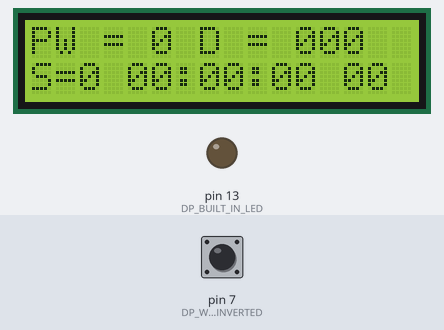
Simulated run of this sketch. Board: Arduino Uno, built with avr-gcc and run on an emulated ATmega328P. On the bench: 16×2 character LCD, output pins drawn as LEDs (lit = HIGH). Inputs (shaded band) come from the test bench; at power-on: pin 7 (DP_WWVB_INVERTED) HIGH.

Above: at 1.6 s.
1.7 s: pin 7 (DP_WWVB_INVERTED) pulled LOW for 0.15 s
At 2.5 s:
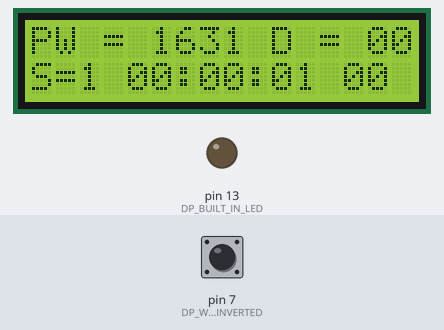
4.5 s: pin 7 (DP_WWVB_INVERTED) pulled LOW for 1 s
At 5.8 s:
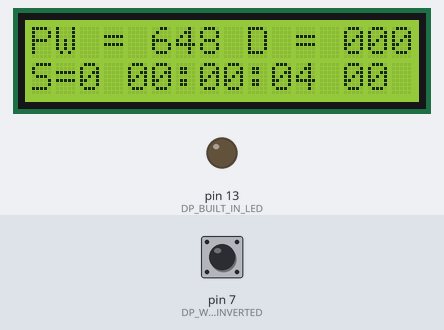
Timing chart, 0 to 7.5 s (numbered marks = the images above; inputs shaded):
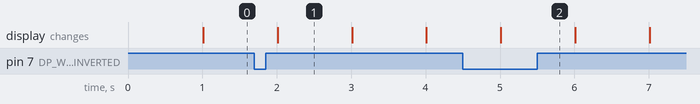

Measured:
- what the display in image 1 shows lasts 1.0 s, from 2.0 s to 3.0 s

The sketch:

RadioTime4.ino
```cpp
// (licence header left out)
#include <LiquidCrystal.h>
#include "MicroTimer.h"

// ----------------------------------------------------------------------------------------------------
// Some constants are herein #defined or enumerated rather than instantiated as const to avoid using
// memory unless the values are actually used in the code below. Mileage depends on quality of linker
// and rather than tempt fate we just revert to old habits.
// ----------------------------------------------------------------------------------------------------

// ----------------------------------------------------------------------------------------------------
// Pin assignments - enumeration simply to group them nicely
// NOTE: built-in and PWMs can be allocated for any purpose, and as such the comments simply keep
// thing visible to readers so we understand any potential conflicts. Read the specs to see what
// other functions overlap the
// ----------------------------------------------------------------------------------------------------
enum DigitalPins
{
  DP_RX            = 0,    // Arduino built in function
  DP_TX            = 1,    // Arduino built in function

  DP_LCD_D7       = 2,

  DP_LCD_D6       = 3,    // PWM

  DP_LCD_D5       = 4,

  DP_LCD_D4       = 5,    // PWM

  DP_WWVB          = 6,    // PWM
  DP_WWVB_INVERTED = 7,
  DP_UNUSED8       = 8,

  DP_UNUSED9       = 9,    // PWM

  DP_UNUSED10      = 10,   // PWM
  DP_LCD_EN        = 11,   // PWM
  DP_LCD_RS        = 12,

  DP_BUILT_IN_LED  = 13,   // Arduino built in function

  DP_MAX_NUMBER_OF_PINS,
  DP_BOGUS                 // A value to recognize when none of the above is indicated.
};

// ----------------------------------------------------------------------------------------------------
// ----------------------------------------------------------------------------------------------------
enum AnalogPins
{
  AP_RANDOM_SEED  = 0,    // See notations where this is used, below
  AP_UNUSED1      = 1,
  AP_UNUSED2      = 2,
  AP_UNUSED3      = 3,
  AP_UNUSED4      = 4,
  AP_UNUSED5      = 5,

  AP_MAX_NUMBER_OF_PINS,
  AP_BUGUS

};


#define EVER (;;)
#define DIM(x)  (sizeof(x)/sizeof(x[0]))
#define LAST(x) (DIM(x)-1)

// ----------------------------------------------------------------------------------------------------
// Finally! The setup routine runs once at power-on/reset:
// ----------------------------------------------------------------------------------------------------
LiquidCrystal lcd(DP_LCD_RS, DP_LCD_EN, DP_LCD_D4, DP_LCD_D5, DP_LCD_D6, DP_LCD_D7);

int8_t data[60];
uint8_t index = 0;

void setup()
{
    // set up the LCD's number of columns and rows:
  lcd.begin(16, 2);
  lcd.clear();

  pinMode(DP_BUILT_IN_LED, OUTPUT);
  pinMode(DP_WWVB, INPUT_PULLUP);
  pinMode(DP_WWVB_INVERTED, INPUT_PULLUP);

  lcd.println("Hello Radio");
  lcd.print("OUT = ");
  lcd.print(DP_WWVB);
  lcd.print("~OUT = ");
  lcd.print(DP_WWVB_INVERTED);

}

// ----------------------------------------------------------------------------------------------------
// The loop routine runs over and over again forever:
// ----------------------------------------------------------------------------------------------------
bool on = false;
long long pw_ms = 0;
enum State
{
  WAITING_FOR_END,
  WAITING_FOR_START,
  WAITING_FOR_BIT,
  WAITING_FOR_MARK
};
State state = WAITING_FOR_END;

MicroTimer timer;
long long topOfMinute_ms = 0;
long long nextBitWindow_ms = 0;
long long nextMarkWindow_ms = 0;
long long nextMinuteWindow_ms = 0;

const unsigned long MARK_LOW_MS   = 700;
const unsigned long MARK_DELTA_MS = 9000;

const unsigned long BIT_0_LOW_MS  = 100;
const unsigned long BIT_0_HIGH_MS = 300;
const unsigned long BIT_1_LOW_MS  = 400;
const unsigned long BIT_1_HIGH_MS = 600;

bool decodeTime = false;
int seconds = 0;
int minutes = 0;
int hours = 0;
int days = 0;
int year = 0;

MicroTimer pulseTimer;
enum PulseState
{
  WAITING_FOR_RISING,
  WAITING_FOR_FALLING
};
PulseState pulseState = WAITING_FOR_RISING;
bool newPulse = false;

MicroTimer displayTimer;
long long nextDisplay_ms = 1000;

void loop()
{
    // Active low output from OUT (~OUT is active high)... yeah, that is backwards, live with it.
    // The reason is the radio signal power drops 17 dB to signal the bit (at 1 Hz)
    // 200 ms dropout = 0
    // 500 ms dropout = 1
    // 800 ms dropout = mark (end of 10 second interval and first mark at minute)
    // Note: The end/start of minute is two (2) 800 ms marks in a row.

    // The problem with pulseIn or pulseInLong is that they block the
    // loop() from running until the both edges or timeout occurs.
    // We we really, really want is to keep polling for the pulse while
    // doing other things
    switch(pulseState)
    {
      case WAITING_FOR_RISING:
        if (HIGH == digitalRead(DP_WWVB_INVERTED))
        {
          pulseTimer.mark();
          pulseState = WAITING_FOR_FALLING;
        }
        else if (pulseTimer.read_ms() > 2000)
        {
          pulseTimer.mark();
          pw_ms = 0;
          pulseState = WAITING_FOR_RISING;
          newPulse = true;
        }
        break;
      case WAITING_FOR_FALLING:
        if (LOW == digitalRead(DP_WWVB_INVERTED))
        {
          pw_ms = pulseTimer.read_ms();
          pulseState = WAITING_FOR_RISING;
          newPulse = true;
        }
        else if (pulseTimer.read_ms() > 2000)
        {
          pulseTimer.mark();
          pw_ms = 0;
          pulseState = WAITING_FOR_RISING;
          newPulse = true;
        }
        break;
      default:
        pulseState = WAITING_FOR_RISING;
        break;

    };

    if (newPulse)
    {
      newPulse = false;

      switch(state)
      {
        case WAITING_FOR_END:
          if (pw_ms > MARK_LOW_MS)
          {
            state = WAITING_FOR_START;

            // Decode time and display
            ++index;
            decodeTime = true;
          }
          break;
        case WAITING_FOR_START:
          if (pw_ms > MARK_LOW_MS)
          {
            topOfMinute_ms = timer.read_ms() - pw_ms;
            nextMinuteWindow_ms = topOfMinute_ms + 60000;
            nextMarkWindow_ms   = topOfMinute_ms +  9000;
            nextBitWindow_ms    = topOfMinute_ms +  1000;
            state = WAITING_FOR_BIT;
            index = 0;
            seconds = 0;
            data[index] = 1;
            ++index;
          }
          else
          {
            state = WAITING_FOR_END;
          }
          break;
        case WAITING_FOR_BIT:
          if (timer.read_ms() >= nextBitWindow_ms)
          {
            nextBitWindow_ms += 1000;
            if ( (pw_ms > BIT_1_LOW_MS) && (pw_ms < BIT_1_HIGH_MS) )
            {
              // Record 1
              data[index] = 1;
            }
            else if ( (pw_ms > BIT_0_LOW_MS) && (pw_ms < BIT_0_HIGH_MS))
            {
              // Record 0
              data[index] = 0;
            }
            else
            {
              // Invalid bit
              data[index] = -1;
            }
            ++index;
            if (0 == ((index+1)%10))
            {
              if (59 == index)
              {
                state = WAITING_FOR_END;
              }
              else
              {
                state = WAITING_FOR_MARK;
              }
            }
          }
          else
          {
            // Extraneous pulse received before next pulse window
            // means previous pulse that was recorded may have
            // been chopped. Go back and invalidate it.
            data[index-1] = -1;
          }
          break;
        case WAITING_FOR_MARK:
          if (timer.read_ms() >= nextMarkWindow_ms)
          {
            if (pw_ms > MARK_LOW_MS)
            {
              data[index] = 1;
            }
            else
            {
              // Invalid mark
              data[index] = -1;
            }
            ++index;
            nextMarkWindow_ms += 10000;
            nextBitWindow_ms  +=  1000;
            state = WAITING_FOR_BIT;
          }
          else
          {
            // Extraneous pulse received before next pulse window
            // means previous pulse that was recorded may have
            // been chopped. Go back and invalidate it.
            data[index-1] = -1;
          }
          break;

        default:
          state = WAITING_FOR_END;
      };
    } // end if newPulse

    if (decodeTime)
    {
      if (data[1]>=0 &&
          data[2]>=0 &&
          data[3]>=0 &&
          data[5]>=0 &&
          data[6]>=0 &&
          data[7]>=0 &&
          data[8]>=0 &&

          data[12]>=0 &&
          data[13]>=0 &&
          data[15]>=0 &&
          data[16]>=0 &&
          data[17]>=0 &&
          data[18]>=0)
      {
        minutes = 0;
        minutes += (data[1]?40:0);
        minutes += (data[2]?20:0);
        minutes += (data[3]?10:0);
        minutes += (data[5]?8:0);
        minutes += (data[6]?4:0);
        minutes += (data[7]?2:0);
        minutes += (data[8]?1:0);

        hours = 0;
        hours += (data[12]?20:0);
        hours += (data[13]?10:0);
        hours += (data[15]?8:0);
        hours += (data[16]?4:0);
        hours += (data[17]?2:0);
        hours += (data[18]?1:0);

        days = 0;
        days += (data[22]?200:0);
        days += (data[23]?100:0);
        days += (data[25]?80:0);
        days += (data[26]?40:0);
        days += (data[27]?20:0);
        days += (data[28]?10:0);
        days += (data[30]?8:0);
        days += (data[31]?4:0);
        days += (data[32]?2:0);
        days += (data[33]?1:0);

        year = 0;
        year += (data[45]?80:0);
        year += (data[46]?40:0);
        year += (data[47]?20:0);
        year += (data[48]?10:0);
        year += (data[50]?8:0);
        year += (data[51]?4:0);
        year += (data[52]?2:0);
        year += (data[53]?1:0);

        if (hours != 0 && minutes != 0 && days != 0 && year != 0)
        {
          hours -= 7; // Tucson offset
          if (hours < 0)
          {
            hours += 24;
            days -= 1;
          }
        }
      }
      else
      {
        hours = 0;
        minutes = 0;
        days = 0;
        year = 0;
      }

      decodeTime = false;
    }

    // Display output (either LCD or Nixie)
    if (displayTimer.read_ms() >= nextDisplay_ms)
    {
      nextDisplay_ms += 1000;

      lcd.clear();
      lcd.home();
      lcd.print("PW = ");
      lcd.print((long)pw_ms);
      lcd.print(" D = ");
      if (days < 100)
      {
        lcd.print(0);
      }
      if (days < 10)
      {
        lcd.print(0);
      }
      lcd.print(days);
      lcd.setCursor(0,1);
      lcd.print("S=");
      lcd.print(state);
      lcd.print(" ");
      if (hours < 10)
      {
        lcd.print(0);
      }
      lcd.print(hours);
      lcd.print(":");
      if (minutes < 10)
      {
        lcd.print(0);
      }
      lcd.print(minutes);
      lcd.print(":");
      if (seconds < 10)
      {
        lcd.print(0);
      }
      lcd.print(seconds++);
      lcd.print(" ");
      if (year < 10)
      {
        lcd.print(0);
      }
      lcd.print(year);
    }
}
```

MicroTimer.h
```cpp
// (licence header left out)
class MicroTimer
{
  public:
    // ----------------------------------------------------------------------------------------------------
    // Constructor - implements vitual reset in a manner that is efficient at construction, yet transparent
    // in syntax.
    // ----------------------------------------------------------------------------------------------------
    MicroTimer()
    {
      reset(true);
    }

    // ----------------------------------------------------------------------------------------------------
    // reset - transparent interface for both constrution and general reset conditions
    // ----------------------------------------------------------------------------------------------------
    void reset(bool isConstructor = false)
    {
      if (isConstructor)
      {
        upperTime_ = 0;
        lowerTime_ = 0;
        lastLowerTime_ = 0;
      }

      unmark();
    }

    // ----------------------------------------------------------------------------------------------------
    // mark - makes the current absolute time the local zero such that read() is in terms of the mark.
    // ----------------------------------------------------------------------------------------------------
    void mark()
    {
      unmark();
      markTime_ = read();
    }

    // ----------------------------------------------------------------------------------------------------
    // unmark - removes any previous mark such that the read() is in terms of absolute time.
    // ----------------------------------------------------------------------------------------------------
    void unmark()
    {
      markTime_ = 0;
    }

    // ----------------------------------------------------------------------------------------------------
    // read - reads the desired time base, compensating for rollover and any marked times.
    //
    // The function returns signed values to allow simplified arithmetic in measuring time deltas for
    // which a negative time is allowable.
    //
    // NOTE: This read takes about 36 usec on an Uno Rev 3, but has the advantage that it manages the
    // rollover, thus we have a timer precise to approximately 0.036 msec but will not roll over for
    // a really long time (i.e., > 500,000 years), which is way better than every 70 minutes, with
    // sub-millisecond precision. A good compromise.
    // ----------------------------------------------------------------------------------------------------
    long long read()
    {
      lastLowerTime_ = lowerTime_;
      lowerTime_ = micros();
      if (lowerTime_ < lastLowerTime_)
      {
        ++upperTime_;
      }

      time_ = lowerTime_;
      time_ += ((long long)upperTime_)<<32;
      return time_ - markTime_;
    }

    long long read_ms()
    {
      return read()/1000;
    }
    // ----------------------------------------------------------------------------------------------------
    // print - sends the time value to the Serial interface
    //
    // This function is provided because Serial.print does not natively support long long (int64_t) types.
    // Adding support to the underlying Print interface through the stdio printf semantics consume much
    // valuable code space for minimal utility. Instead we provide this simple conversion
    //
    // NOTE: This function is still somewhat time consuming because of the wide numerical semantics on
    // and 8-bit processor and the use of a divide operator, but you've got to do what you've got to do
    // if you want to see the value in a meaningful form.
    // ----------------------------------------------------------------------------------------------------
    void print(long long aTime_us) // Pass by reference does not seem to work here
    {
      long long upperTime = aTime_us / 1000000000LL;
      if (upperTime != 0)
      {
        Serial.print((long)upperTime);
      }

      long sign = 1;
      if (upperTime < 0)
      {
        sign = -1;
      }
      Serial.print((long)(sign * (aTime_us - (upperTime * 1000000000LL))));
    }
    void print(void)
    {
      print(read());
    }
    void println(long long aTime_us)
    {
      print(aTime_us);
      Serial.println("");
    }
    void println(void)
    {
      print();
      Serial.println("");
    }

  protected:
    unsigned long upperTime_;
    unsigned long lowerTime_;
    long long time_;
    unsigned long lastLowerTime_;
    long long markTime_;

  private:
};
```
